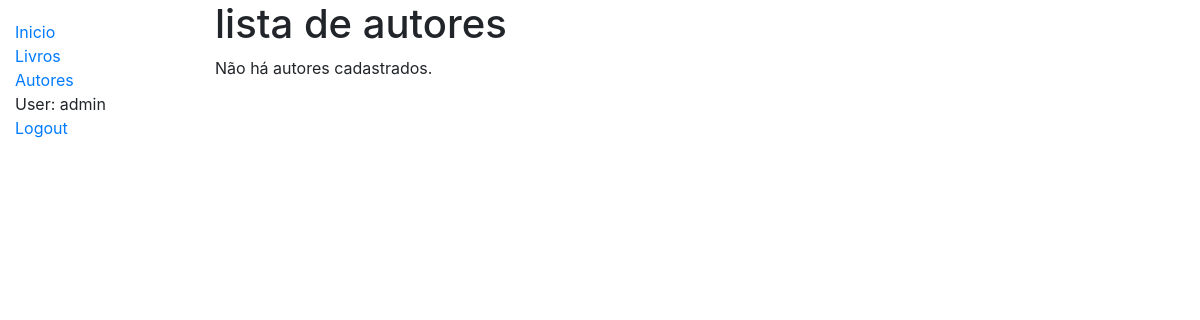
/catalogos/autores/ (signed in), run on an earlier commit of the app's database.
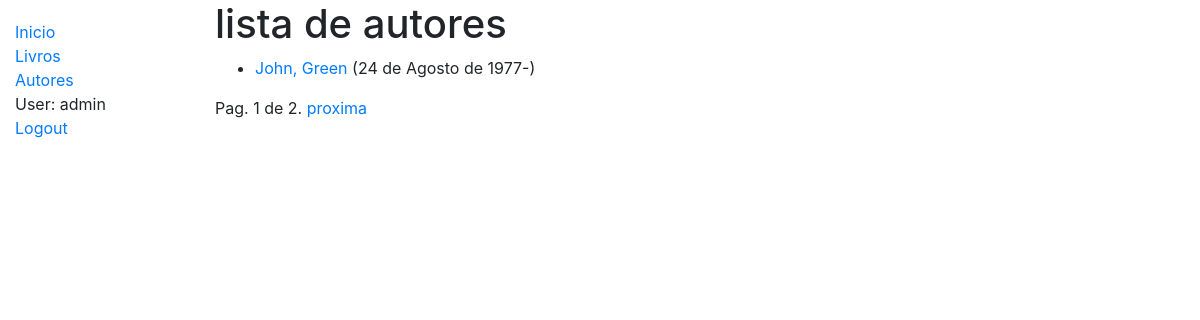
And on a later commit of the database.
### catalogos/models.py (models this page shows, shortened)
class Autor(models.Model):
    nome = models.CharField(max_length=100)
    sobrenome = models.CharField(max_length=100)
    dataNascimento = models.DateField(null=True, blank=True)
    dataMorte = models.DateField('Morto', null=True, blank=True)
    class Meta:
        ordering = ['nome', 'sobrenome']
    def get_absolute_url(self):
        return reverse('autor-detalhe', args=[str(self.id)])

### catalogos/views.py (the view)
# urls.py: path('autores/', views.AutorListView.as_view(), name='autores'),
class AutorListView(LoginRequiredMixin, generic.ListView):
    model = Autor
    paginate_by = 1

### catalogos/templates/catalogos/autor_list.html
{% extends "base.html" %}
{% block content %}
  <h1>lista de autores</h1>
  {% if autor_list %}
  <ul>
    {% for autor in autor_list %}
      <li>
        <a href="{{ autor.get_absolute_url }}">{{ autor.nome }}, {{autor.sobrenome}}</a> ({{autor.dataNascimento}}-{% if autor.dataMorte %}{{autor.dataMorte}}{% endif %})
      </li>
    {% endfor %}
  </ul>
  {% else %}
    <p>Não há autores cadastrados.</p>
  {% endif %}
{% endblock %}

### catalogos/templates/base.html (shortened to what this page needs)
<!DOCTYPE html>
<html lang="pt-BR">
<head>
  <link rel="stylesheet" href="https://stackpath.bootstrapcdn.com/bootstrap/4.1.3/css/bootstrap.min.css">
  {% load static %}
  <link rel="stylesheet" href="{% static 'css/styles.css' %}">
</head>
<body>
  <div class="container-fluid">
    <div class="row">
      <div class="col-sm-2">
      {% block sidebar %}
        <ul class="sidebar-nav">
          <li><a href="{% url 'index' %}">Inicio</a></li>
          <li><a href="{% url 'livros' %}">Livros</a></li>
          <li><a href="{% url 'autores' %}">Autores</a></li>
          {% if user.is_authenticated %}
            <li>User: {{ user.get_username }}</li>
            <li><a href="{% url 'logout'%}?next={{request.path}}">Logout</a></li>
          {% else %}
            <li><a href="{% url 'login'%}?next={{request.path}}">Login</a></li>
          {% endif %}
        </ul>
      {% endblock %}
      </div>
      <div class="col-sm-10 ">{% block content %}{% endblock %}
        {% block pagination %}
          {% if is_paginated %}
              <div class="pagination">
                  <span class="page-links">
                      <span class="page-current">
                          Pag. {{ page_obj.number }} de {{ page_obj.paginator.num_pages }}.
                      </span>
                      {% if page_obj.has_next %}
                          <a href="{{ request.path }}?page={{ page_obj.next_page_number }}">proxima</a>
                      {% endif %}
                  </span>
              </div>
          {% endif %}
        {% endblock %}
      </div>
    </div>
  </div>
</body>
</html>

What changed in the data, as far as the page shows it:
added Autor: nome "John", sobrenome "Green", dataNascimento "24 de Agosto de 1977"
Also different on the page:
{{ page_obj.number }}: (not shown) → "1"
{{ page_obj.paginator.num_pages }}: (not shown) → "2"
text no longer shown: "Não há autores cadastrados."
text now shown: "Pag. de . proxima"
